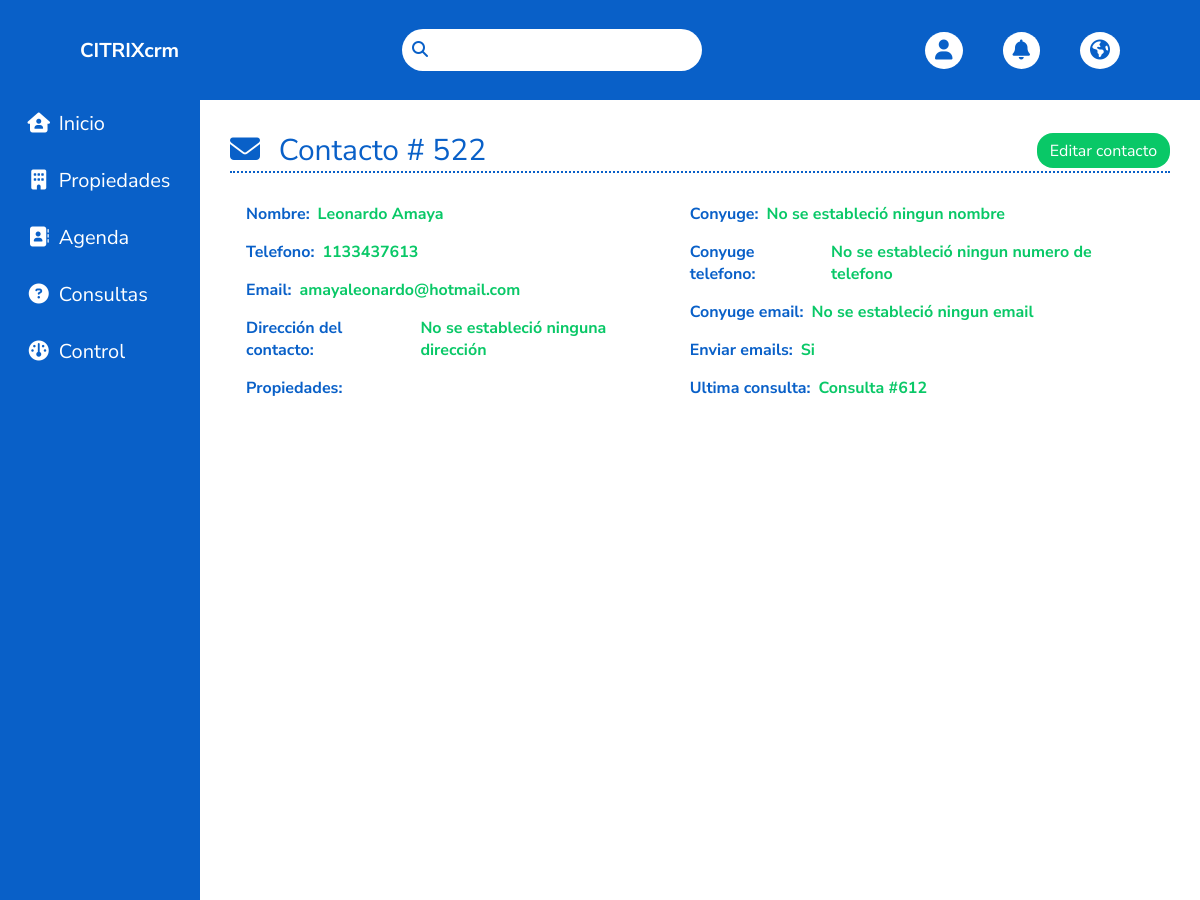
The page /contactosinfo.php?contacto=522 (signed in) on the database its author committed.
### tables this page shows
CREATE TABLE `wp_contactos` (
  `id` bigint(20) unsigned NOT NULL AUTO_INCREMENT,
  `created` datetime DEFAULT NULL,
  `modified` datetime DEFAULT NULL,
  `created_by` int(10) unsigned NOT NULL DEFAULT '0',
  `modified_by` int(10) unsigned NOT NULL DEFAULT '0',
  `nombre` varchar(500) DEFAULT NULL,
  `apellido` varchar(500) DEFAULT NULL,
  `telefono` varchar(500) DEFAULT NULL,
  `celular` varchar(500) DEFAULT NULL,
  `email` varchar(500) DEFAULT NULL,
  `direccion` varchar(500) DEFAULT NULL,
  `localidad` varchar(500) DEFAULT NULL,
  `enviar_busquedas` varchar(500) DEFAULT '',
  `observaciones` varchar(500) DEFAULT NULL,
  `ciudad` varchar(500) DEFAULT NULL,
  `cod_postal` varchar(100) DEFAULT NULL,
  `conyuge` varchar(300) DEFAULT NULL,
  `conyuge_celular` varchar(300) DEFAULT NULL,
  `conyuge_email` varchar(300) DEFAULT NULL,
  `conyuge_tel` varchar(300) DEFAULT NULL,
  `conyuge_cel` varchar(300) DEFAULT NULL,
  `no_emails` tinyint(1) NOT NULL DEFAULT '0',
  `agente_asignado_id` bigint(20) unsigned NOT NULL DEFAULT '0',
  `ha_comprado` tinyint(1) unsigned NOT NULL DEFAULT '0',
  `medio_contacto_id` bigint(20) unsigned NOT NULL DEFAULT '0',
  PRIMARY KEY (`id`)
);

CREATE TABLE `wp_consultas` (
  `id` bigint(20) unsigned NOT NULL AUTO_INCREMENT,
  `canal_id` int(10) unsigned NOT NULL,
  `casilla_email_destino` varchar(500) DEFAULT NULL,
  `asesor_original_id` bigint(20) unsigned NOT NULL,
  `nombre` varchar(500) DEFAULT NULL,
  `apellido` varchar(500) DEFAULT NULL,
  `email` varchar(500) DEFAULT NULL,
  `telefono` varchar(500) DEFAULT NULL,
  `consulta` longtext,
  `sistema_externo_id` varchar(500) DEFAULT NULL,
  `created` datetime DEFAULT NULL,
  `modified` datetime DEFAULT NULL,
  `created_by` int(11) NOT NULL DEFAULT '0',
  `modified_by` int(11) NOT NULL DEFAULT '0',
  `status_id` int(11) NOT NULL,
  `propiedad_id` bigint(20) unsigned NOT NULL DEFAULT '0',
  `referencia_interna` varchar(200) NOT NULL DEFAULT '',
  `contacto_id` bigint(20) unsigned NOT NULL DEFAULT '0',
  `precio_maximo` float unsigned DEFAULT NULL,
  `superficie_minima` int(10) unsigned DEFAULT NULL,
  `operacion_id` int(11) NOT NULL DEFAULT '1',
  `captado_por` bigint(20) unsigned NOT NULL,
  `asignado_a` bigint(20) unsigned NOT NULL,
  `pendiente_por_llamar` bigint(20) unsigned NOT NULL,
  `titulo` varchar(500) NOT NULL,
  `zonas` longtext NOT NULL,
  `prioridad_id` int(10) unsigned NOT NULL,
  `llamar_desde` time NOT NULL DEFAULT '09:00:00',
  `llamar_hasta` time NOT NULL DEFAULT '19:00:00',
  `ultima_visita` datetime DEFAULT NULL,
  `ultimo_mail` datetime DEFAULT NULL,
  `ultima_llamada` datetime DEFAULT NULL,
  `cant_cruces` int(10) unsigned DEFAULT '0',
  `cant_cruces_ultima_actualizacion` datetime DEFAULT NULL,
  `observaciones` longtext,
  `contacto` text,
  `titulo_cliente` varchar(500) DEFAULT NULL,
  `tipos_propiedad` int(11) NOT NULL DEFAULT '0',
  `superficie_construida` varchar(500) DEFAULT NULL,
  `cantidad_plantas` varchar(500) DEFAULT NULL,
  `minimo_banios` bigint(20) NOT NULL DEFAULT '0',
  `estado_minimo` int(11) NOT NULL DEFAULT '0',
  `minimo_toilettes` bigint(20) NOT NULL DEFAULT '0',
  `lote_minimo` decimal(20,3) DEFAULT NULL,
  `precio_venta` varchar(500) DEFAULT NULL,
  `precio_alquiler` varchar(500) DEFAULT NULL,
  `planta_baja` varchar(500) DEFAULT '',
  `garaje` varchar(500) DEFAULT '',
  `garaje_doble` varchar(500) DEFAULT '',
  `amueblada` varchar(500) DEFAULT '',
  `balcon` varchar(500) DEFAULT '',
  `pileta` varchar(500) DEFAULT '',
  `leida` int(10) unsigned NOT NULL DEFAULT '0',
  `precio_compra_desde` bigint(20) unsigned DEFAULT NULL,
  `precio_compra_hasta` bigint(20) unsigned DEFAULT NULL,
  `precio_alquiler_desde` bigint(20) unsigned DEFAULT NULL,
  `precio_alquiler_hasta` bigint(20) unsigned DEFAULT NULL,
  `precio_venta_desde` bigint(20) unsigned DEFAULT NULL,
  `precio_venta_hasta` bigint(20) unsigned DEFAULT NULL,
  `superficie_contruida_desde` int(11) unsigned DEFAULT NULL,
  `superficie_contruida_hasta` int(11) DEFAULT NULL,
  `superficie_construida_desde` int(11) DEFAULT NULL,
  `superficie_construida_hasta` int(11) DEFAULT NULL,
  `situacion_id` int(11) DEFAULT NULL,
  `prioridad` int(10) unsigned DEFAULT NULL,
  `situacion` int(11) DEFAULT NULL,
  `ultimo_email` datetime DEFAULT NULL,
  `ultimo_sms` datetime DEFAULT NULL,
  `ultimo_whatsapp` datetime DEFAULT NULL,
  `cruces` longtext,
  `fecha_cruces` datetime DEFAULT NULL,
  PRIMARY KEY (`id`)
);

### contactosinfo.php (the view, shortened to what this page needs)
<?php include 'header.php' ?>
<?php include 'sidebar.php' ?>
<?php
    $sentencia = $connect->prepare("SELECT * FROM `wp_consultas` WHERE contacto_id= '".$_GET['contacto']."' ORDER BY id DESC LIMIT 1") or die('query failed');
    $sentencia->execute();
    $consultasTotales = $sentencia->rowCount();
    $list_consultas = $sentencia->fetchAll();
    if($consultasTotales == 0){
        $consultaId = '';
    }else{
        foreach($list_consultas as $consulta){
        $consultaId = $consulta['id'];
        }
    }
    $sentencia = $connect->prepare("SELECT * FROM `wp_contactos` WHERE id= '".$_GET['contacto']."'") or die('query failed');
    $sentencia->execute();
    $list_contactos = $sentencia->fetchAll();
    foreach($list_contactos as $contacto){
    $contactoNombre = $contacto['nombre'];
    $contactoApellido = $contacto['apellido'];
    $contactoTelefono = $contacto['telefono'];
    $contactoEmail = $contacto['email'];
    $contactoConyuge = $contacto['conyuge'];
    $contactoConyugeEmail = $contacto['conyuge_email'];
    $contactoConyugeTelefono = $contacto['conyuge_tel'];
    $contactoNoEmails = $contacto['no_emails'];
    $contactoDireccion = $contacto['direccion'];
    }
?>
        <main class="main" id="main">
            <div class="main__container">
                <div class="main__container__top">
                    <div class="main__title"><i class="fa-solid fa-envelope main__h1--emoji"></i><h1 class="main__h1">Contacto # <?php echo $_GET['contacto'];?></h1></div>
                    <div class="main__buttons">
                        <a href="admineditar.php?page=contacto&id=<?php echo $_GET['contacto'];?>" class="main__buttons__button">Editar contacto</a>
                    </div>
                </div>
                <div class="main__decoration"></div>
                <div class="main__user">
                    <div class="main__user__content">
                        <div class="main__user__content__bloque">
                            <div class="main__user__content__bloque__content">
                                <span>Nombre:</span><span class="main__user__content__bloque__content__respuesta"><?php echo $contactoNombre.' '.$contactoApellido;?></span>
                            </div>
                            <div class="main__user__content__bloque__content">
                                <span>Telefono:</span><span class="main__user__content__bloque__content__respuesta"><?php if($contactoTelefono != '' and $contactoTelefono != NULL and isset($contactoTelefono)){echo $contactoTelefono;}else{echo 'No se estableció ningun numero de telefono';}?></span>
                            </div>
                            <div class="main__user__content__bloque__content">
                                <span>Email:</span><span class="main__user__content__bloque__content__respuesta"><?php if($contactoEmail != '' or $contactoEmail != NULL or isset($contactoEmail)){echo $contactoEmail;}else{echo 'No se estableció ningun email';}?></span>
                            </div>
                            <div class="main__user__content__bloque__content">
                                <span>Dirección del contacto:</span><span class="main__user__content__bloque__content__respuesta"><?php if($contactoDireccion != '' and $contactoDireccion != NULL and isset($contactoDireccion)){echo $contactoDireccion;}else{echo 'No se estableció ninguna dirección';}?></span>
                            </div>
                            <div class="main__user__content__bloque__content">
                                <span>Propiedades:</span>
                            </div>
                        </div>
                        <div class="main__user__content__bloque">
                            <div class="main__user__content__bloque__content">
                                <span>Conyuge:</span><span class="main__user__content__bloque__content__respuesta"><?php if(!empty($contactoConyuge)){echo $contactoConyuge;}else{echo 'No se estableció ningun nombre';}?></span>
                            </div>
                            <div class="main__user__content__bloque__content">
                                <span>Conyuge telefono:</span><span class="main__user__content__bloque__content__respuesta"><?php if($contactoConyugeTelefono != '' or $contactoConyugeTelefono != NULL or !isset($contactoTelefono)){echo $contactoConyugeTelefono;}else{echo 'No se estableció ningun numero de telefono';}?></span>
                            </div>
                            <div class="main__user__content__bloque__content">
                                <span>Conyuge email:</span><span class="main__user__content__bloque__content__respuesta"><?php if($contactoConyugeEmail != '' or $contactoConyugeEmail != NULL or !isset($contactoConyugeEmail)){echo $contactoConyugeEmail;}else{echo 'No se estableció ningun email';}?></span>
                            </div>
                            <div class="main__user__content__bloque__content">
                                <span>Enviar emails:</span><span class="main__user__content__bloque__content__respuesta"><?php if($contactoNoEmails != ''){if($contactoNoEmails == '0' ){echo 'Si';}else if($contactoNoEmails == '1'){echo 'No';};}else{echo 'No establecido';}?></span>
                            </div>
                            <div class="main__user__content__bloque__content">
                                <span>Ultima consulta:</span><span class="main__user__content__bloque__content__respuesta"><?php if($consultaId != ''){?><a  target="_blank" href="consultasinfo.php?consulta=<?php echo $consultaId?>">Consulta #<?php echo $consultaId?></a><?php ;}else{echo 'No hay consultas';}?></span>
                            </div>
                        </div>
                    </div>
                </div>
            </div>
        </main>
    </div>
</body>
</html>

### global.css (style rules this page uses)
:root { --color-principal-scrollbar:#09c867; --color-secundario-scrollbar:#0960c8; --color-body-selection:#09c867; --color-principal-header:#0960c8 ; --color-secundario-header:white; --color-terciario-header:#09c867; --color-principal-sidebar:#0960c8; --color-secundario-sidebar:white; --color-terciario-sidebar:#09c867; --body-color: #aecdf3; --body-select-hover-checked:#09c86881; --color-principal-main:#0960c8; --color-secundario-main:#09c867; --color-terciario-main:white; }
body { min-height: 100vh; font-family: 'Nunito Sans', sans-serif; margin: 0 auto; }
a { text-decoration: none; }
.main { padding: 6.25em 0 0 12.5em; }
.main__container { min-height: 100vh; padding: 3%; background-color:white; }
.main__decoration { content: ''; width: 100%; border-top: 0.125em dotted var(--color-principal-main); }

### contactosinfo.css (style rules this page uses)
:root { --color-principal-scrollbar:#09c867; --color-secundario-scrollbar:#0960c8; --color-body-selection:#09c867; --color-principal-header:#0960c8 ; --color-secundario-header:white; --color-terciario-header:#09c867; --color-principal-sidebar:#0960c8; --color-secundario-sidebar:white; --color-terciario-sidebar:#09c867; --body-color: #aecdf3; --body-select-hover-checked:#09c86881; --color-principal-main:#0960c8; --color-secundario-main:#09c867; --color-terciario-main:white; }
.main__container__top { display: flex; flex-direction: row; justify-content: space-between; align-items: center; flex-wrap: wrap; }
.main__buttons { display: flex; flex-direction: row; gap: 1em; }
.main__buttons__button { color: var(--color-terciario-main); background-color: var(--color-secundario-main); padding: 0.413em .8em; border-radius: 16px; font-size: 1em; text-align: center; cursor: pointer; }
.main__h1--emoji { color: var(--color-principal-main); font-size: 1.875em; margin-right:0.625em ; }
.main__h1 { display: inline-block; font-size: 1.875em; color: var(--color-principal-main); }
.main__user { margin: 1.875em 1em; }
.main__user__content { display: flex; flex-direction: row; width: 100%; justify-content: space-around; font-weight: bold; color: var(--color-principal-main); gap: 1em; }
.main__user__content__bloque { display: flex; flex-direction: column; gap: 1em; }
.main__user__content__bloque__content { display: flex; flex-direction: row; gap: .5em; }
.main__user__content__bloque__content__respuesta { font-weight: bold; color: var(--color-secundario-main); }

### rows shown on the page
wp_contactos: nombre "Leonardo", apellido "Amaya", telefono "1133437613", email "amayaleonardo@hotmail.com"
wp_consultas: id "612"

### other values the page prints
$_GET['contacto'] "522"
